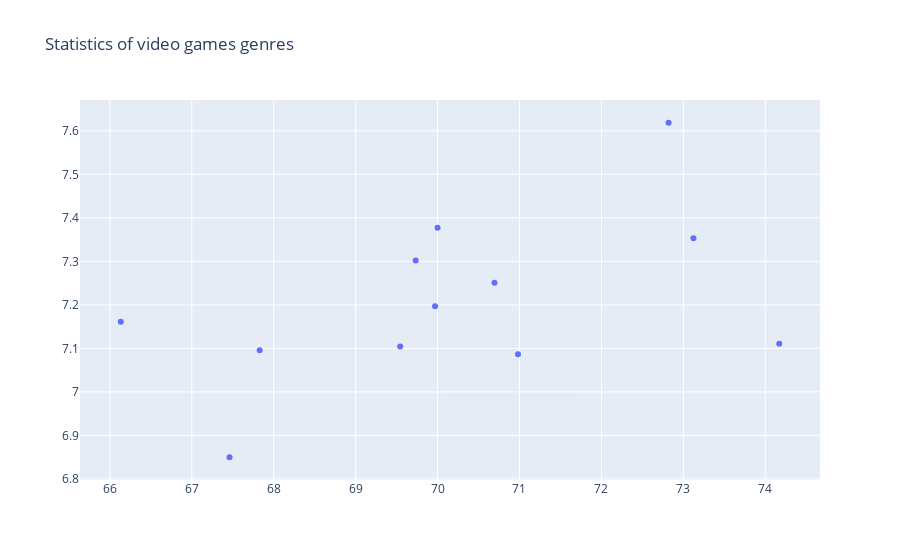

Source (notebook cell):
### Code cell
trace0 = go.Scatter(
    x=genres_df.Critic_Score,
    y=genres_df.User_Score,
    mode = 'markers'
)

data = [trace0]
layout = {'title': 'Statistics of video games genres'}

fig = go.Figure(data=data, layout=layout)

iplot(fig, show_link=False)

### Figure 1 — Plotly figure (JSON) as saved in the notebook; plotly's stock layout.template omitted (floating-point values rounded to 4 significant figures)
{"data": [{"mode": "markers", "x": [67.83, 66.13, 69.73, 67.46, 70.0, 70.69, 69.54, 72.82, 70.98, 69.97, 74.17, 73.12], "y": [7.096, 7.161, 7.302, 6.85, 7.377, 7.251, 7.104, 7.619, 7.086, 7.197, 7.111, 7.353], "type": "scatter"}], "layout": {"title": {"text": "Statistics of video games genres"}}}
